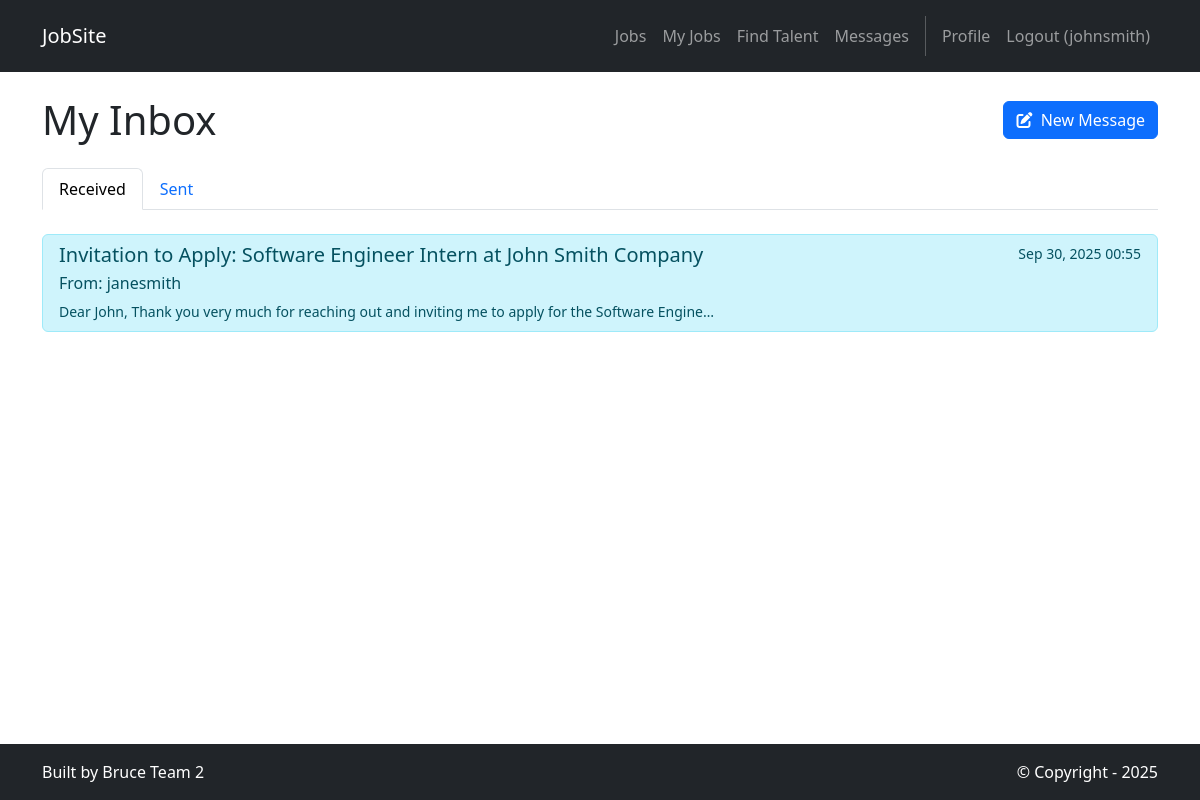
/messages/inbox/ (signed in), run on the app's committed database.
### messaging/models.py (models this page shows, shortened)
class Message(models.Model):
    sender = models.ForeignKey(User, on_delete=models.CASCADE, related_name='sent_messages')
    recipient = models.ForeignKey(User, on_delete=models.CASCADE, related_name='received_messages')
    parent_message = models.ForeignKey('self', on_delete=models.SET_NULL, null=True, blank=True, related_name='replies')
    subject = models.CharField(max_length=255)
    body = models.TextField()
    timestamp = models.DateTimeField(auto_now_add=True)
    is_read = models.BooleanField(default=False)

### messaging/views.py (the view)
# urls.py: path('inbox/', views.inbox, name='inbox'),
@login_required
def inbox(request):
    all_messages = Message.objects.filter(Q(recipient=request.user) | Q(sender=request.user)).order_by('-timestamp')
    threads = {}
    for message in all_messages:
        root_message = message.parent_message if message.parent_message else message
        if root_message.id not in threads:
            threads[root_message.id] = {
                'root_subject': root_message.subject,
                'messages': [],
                'sent_by_user': False,
                'received_by_user': False
            }
        threads[root_message.id]['messages'].append(message)
        if message.sender == request.user:
            threads[root_message.id]['sent_by_user'] = True
        if message.recipient == request.user:
            threads[root_message.id]['received_by_user'] = True
    sent_threads_data = []
    received_threads_data = []
    for thread_data in threads.values():
        messages = thread_data['messages']
        latest_message_in_thread = max(messages, key=lambda m: m.timestamp)
        thread_info = {
            'latest_message': latest_message_in_thread,
            'root_subject': thread_data['root_subject']
        }
        if thread_data['sent_by_user']:
            sent_threads_data.append(thread_info)
        if thread_data['received_by_user']:
            received_threads_data.append(thread_info)
    sent_threads_data.sort(key=lambda x: x['latest_message'].timestamp, reverse=True)
    received_threads_data.sort(key=lambda x: x['latest_message'].timestamp, reverse=True)
    return render(request, 'messaging/inbox.html', {
        'sent_threads_data': sent_threads_data,
        'received_threads_data': received_threads_data,
    })

### accounts/models.py (called while the page is built)
    @property
    def is_recruiter(self):
        return self.user_type == 'recruiter'

### messaging/templates/messaging/inbox.html (shortened to what this page needs)
{% extends 'base.html' %}
{% block content %}
<div class="container mb-5">
    <div class="d-flex justify-content-between align-items-center">
    <h1 class="my-4">My Inbox</h1>
    <a href="{% url 'messaging:compose_message' %}" class="btn btn-primary"><i class="fa-solid fa-pen-to-square"></i>&nbsp; New Message</a>
</div>
    <ul class="nav nav-tabs mb-4" id="inboxTabs" role="tablist">
        <li class="nav-item">
            <a class="nav-link active" id="received-tab" data-bs-toggle="tab" href="#received" role="tab" aria-controls="received" aria-selected="true">Received</a>
        </li>
        <li class="nav-item">
            <a class="nav-link" id="sent-tab" data-bs-toggle="tab" href="#sent" role="tab" aria-controls="sent" aria-selected="false">Sent</a>
        </li>
    </ul>
    <div class="tab-content" id="inboxTabsContent">
        <div class="tab-pane fade show active" id="received" role="tabpanel" aria-labelledby="received-tab">
            {% if received_threads_data %}
                <div class="list-group">
                    {% for thread_info in received_threads_data %}
                        <a href="{% url 'messaging:view_message' thread_info.latest_message.id %}" class="list-group-item list-group-item-action {% if not thread_info.latest_message.is_read and thread_info.latest_message.recipient == request.user %}list-group-item-info{% endif %}">
                            <div class="d-flex w-100 justify-content-between">
                                <h5 class="mb-1">{{ thread_info.root_subject }}</h5>
                                <small>{{ thread_info.latest_message.timestamp|date:"M d, Y H:i" }}</small>
                            </div>
                            <p class="mb-1">From: {{ thread_info.latest_message.sender.username }}</p>
                            <small>{{ thread_info.latest_message.body|truncatechars:100 }}</small>
                        </a>
                    {% endfor %}
                </div>
            {% else %}
                <p class="mb-5">No received messages.</p>
            {% endif %}
        </div>
    </div>
</div>
{% endblock %}

### jobsite/templates/base.html (shortened to what this page needs)
<!DOCTYPE html>
<html>
  {% load static %}
  <head>
    <link href="https://cdn.jsdelivr.net/npm/bootstrap@5.3.3/dist/css/bootstrap.min.css" rel="stylesheet">
    <link rel="stylesheet" href="https://cdnjs.cloudflare.com/ajax/libs/font-awesome/6.1.1/css/all.min.css">
    <link rel="stylesheet" href="https://code.jquery.com/ui/1.14.1/themes/base/jquery-ui.css">
  </head>
  <body class="d-flex flex-column min-vh-100">
    <nav class="p-3 navbar navbar-dark bg-dark navbar-expand-lg">
      <div class="container">
        <a class="navbar-brand" href="{% url 'home.index' %}">
          <p class="mb-0">JobSite</p>
        </a>
        <div class="collapse navbar-collapse" id="navbarNavAltMarkup">
          <div class="navbar-nav ms-auto navbar-ml">
            <a class="nav-link" href="{% url 'jobs.list' %}">Jobs</a>
            {% if user.is_authenticated %}
              {% if user.profile.is_recruiter %}
                <a class="nav-link" href="{% url 'jobs.my_jobs' %}">My Jobs</a>
                <a class="nav-link" href="{% url 'candidates.candidate_search' %}">Find Talent</a>
              {% elif user.profile.is_job_seeker %}
                <a class="nav-link" href="{% url 'jobs.my_applications' %}">My Applications</a>
              {% endif %}
              <a class="nav-link" href="{% url 'messaging:inbox' %}">Messages</a>
              <a class="nav-link" href="{% url 'accounts.profile' user.username %}">Profile</a>
              <a class="nav-link" href="{% url 'accounts.logout' %}">Logout ({{ user.username }})</a>
            {% else %}
              <a class="nav-link" href="{% url 'accounts.login' %}">Login</a>
              <a class="nav-link" href="{% url 'accounts.signup' %}">Sign Up</a>
            {% endif %}
          </div>
        </div>
      </div>
    </nav>
    <div class="flex-grow-1">
      {% block content %}
      {% endblock content %}
    </div>
    <section class="p-3 ms-footer-bottom bg-dark">
      <div class="container d-flex justify-content-between">
        <div class="me-5 text-white">
          <span>Built by Bruce Team 2</span>
        </div>
        <div class="text-white">
          <span>© Copyright - 2025</span>
        </div>
      </div>
    </section>
  </body>
</html>

### data on the page
Message: root_subject "Invitation to Apply: Software Engineer Intern at John Smith Company", latest_message.timestamp "Sep 30, 2025 00:55", latest_message.sender.username "janesmith", latest_message.body "Dear John, Thank you very much for reaching out and inviting me to apply for the Software Engine…"

### other printed values
{{ user.username }} "johnsmith"
